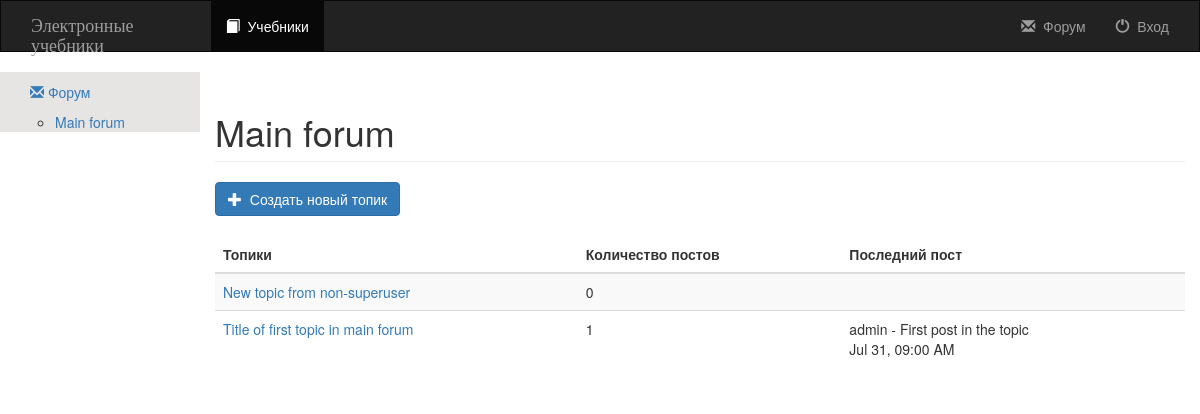
/forum/1/, run on the app's committed database.
### cms_forum/models.py (models this page shows, shortened)
class Forum(models.Model):
    title = models.CharField(max_length=60, verbose_name="Название форума")
    description = models.TextField(blank=True, default='')
    updated = models.DateTimeField(auto_now=True, verbose_name="Дата обновления")
    created = models.DateTimeField(auto_now=True, verbose_name="Дата публикации")
    creator = models.ForeignKey(User, blank=True, null=True, verbose_name="Автор форума")

class Topic(models.Model):
    title = models.CharField(max_length=60, verbose_name="Название топика")
    description = models.TextField(max_length=10000, blank=True, null=True)
    forum = models.ForeignKey(Forum)
    created = models.DateTimeField(auto_now=True, verbose_name="Дата публикации")
    creator = models.ForeignKey(User, blank=True, null=True, verbose_name="Автор топика")
    updated = models.DateTimeField(auto_now=True, verbose_name="Дата обновления")
    closed = models.BooleanField(blank=True, default=False)
    def num_replies(self):
        return max(0, self.post_set.count() - 1)
    def last_post(self):
        if self.post_set.count():
            return self.post_set.order_by("created")[0]

class Post(models.Model):
    title = models.CharField(max_length=60, verbose_name="Название поста")
    created = models.DateTimeField(auto_now_add=True, verbose_name="Дата публикации")
    creator = models.ForeignKey(User, blank=True, null=True, verbose_name="Автор поста")
    updated = models.DateTimeField(auto_now=True, verbose_name="Дата обновления")
    topic = models.ForeignKey(Topic)
    body = models.TextField(max_length=10000, verbose_name="Текст поста")
    user_ip = models.GenericIPAddressField(blank=True, null=True)
    def short(self):
        return u"%s - %s\n%s" % (self.creator, self.title, self.created.strftime("%b %d, %I:%M %p"))
    short.allow_tags = True

### cms_forum/views.py (the view)
# urls.py: url(r'^forum/', include('cms_forum.urls', namespace='forum')),
def forum(request, forum_id):
    topics = Topic.objects.filter(forum=forum_id).order_by("-created")
    topics = mk_paginator(request, topics, DJANGO_SIMPLE_FORUM_TOPICS_PER_PAGE)
    forum = get_object_or_404(Forum, pk=forum_id)
    forums = Forum.objects.all()
    return render(request, "cms_forum/forum.html", {'topics': topics, 'pk': forum_id, 'forum': forum, 'forums': forums})

### cms_forum/views.py (called while the page is built)
def mk_paginator(request, items, num_items):
    paginator = Paginator(items, num_items)
    try:
        page = int(request.GET.get("page", '1'))
    except ValueError:
        page = 1
    try:
        items = paginator.page(page)
    except (InvalidPage, EmptyPage):
        items = paginator.page(paginator.num_pages)
    return items

### cms_forum/templates/cms_forum/forum.html (shortened to what this page needs)
{% extends "base.html" %}
{% block forum_sidebar %}
<ul class="nav nav-sidebar">
    <li class=""><a href="{% url 'forum:forum-index' %}"> <span class="glyphicon glyphicon-envelope" aria-hidden="true"></span>
        Форум</a></li>
        <ul>
            {% for forum in forums %}
                <li class=""><a href="{% url 'forum:forum-detail' forum.pk %}">{{ forum.title }}</a></li>
            {% endfor %}
        </ul>
</ul>
{% endblock forum_sidebar %}
{% block content_title %}{{ forum.title }} {% endblock content_title %}
{% block content %}
<a id="new_topic" class="btn btn-primary" href="{% url 'forum:new-topic' pk %}">
    <span class="glyphicon glyphicon-plus" aria-hidden="true"></span>&nbsp;
        Создать новый топик</a>
<br />
<br />
    <div class="table-responsive">
        <table class="table table-striped">
            <thead>
    <tr>
        <th>Топики</th>
        <th>Количество постов</th>
        <th>Последний пост</th>
    </tr>
            </thead>
    <tbody>
    {% for topic in topics.object_list %}
    <tr>
        <td {% if forloop.last %}class="last"{% endif %}>
        <div class="title"> <a href="{% url 'forum:topic-detail' topic.pk %}"> {{ topic.title }}</a>
            </div></td>
        <td {% if forloop.last %}class="last"{% endif %}>{{ topic.num_replies }}</td>
        <td {% if forloop.last %}class="last"{% endif %}>
            {{ topic.last_post.short|linebreaksbr }}</td>
    </tr>
    {% endfor %}
    </tbody>
</table>
</div>
{% endblock content %}

### data on the page
Forum: title "Main forum"
Topic: title "New topic from non-superuser", num_replies "0"
Topic: title "Title of first topic in main forum", num_replies "1", last_post.short "admin - First post in the topic Jul 31, 09:00 AM"
